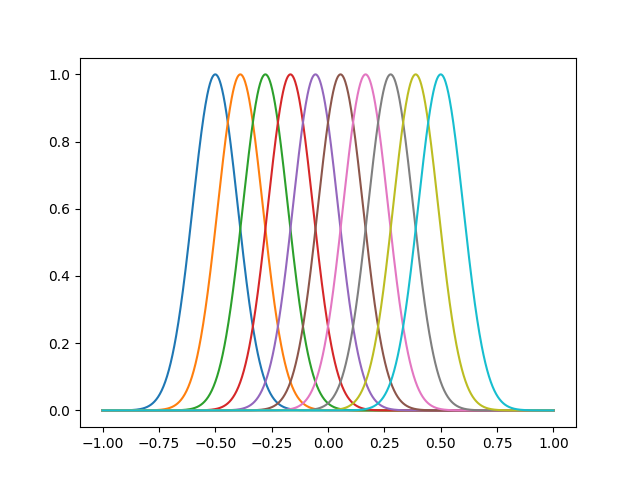

Here is the Python script that generated this plot:
import matplotlib.pyplot as plt
import numpy as np
import os

MESH = 1000
KERNELS = 10
SIGMA = 0.1
X_MIN  = -1
X_MAX = 1
MU_MAX = 0.5
MU_MIN = -0.5

x = np.linspace(X_MIN, X_MAX, MESH)
mus = np.linspace(MU_MIN, MU_MAX, KERNELS)
sigmas = np.full(KERNELS, SIGMA)

def pdf(x: np.ndarray, mu, sigma):
    return np.exp(-(x-mu)**2/(2*sigma**2)) # 形が大切であって，定数倍はweightで吸収できるので無視して良い

for mu, sigma in zip(mus, sigmas):
    plt.plot(x, pdf(x, mu, sigma))

pic_path = os.path.join(os.path.dirname(__file__), "gauss_kernel.png")
plt.savefig(pic_path)
plt.show()
